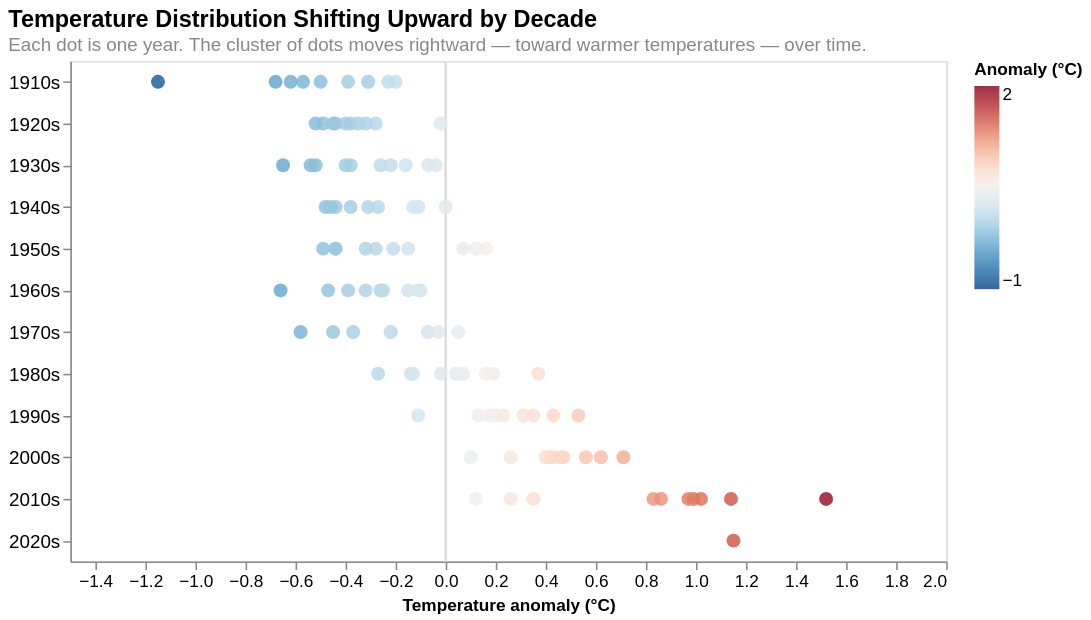

The Vega-Lite source for this figure:
### Vega-Lite specification from a JSON file in a GitHub repository (floating-point values rounded to 4 significant figures)
{"$schema": "https://vega.github.io/schema/vega-lite/v5.json", "width": 560, "height": 320, "title": {"text": "Temperature Distribution Shifting Upward by Decade", "subtitle": "Each dot is one year. The cluster of dots moves rightward — toward warmer temperatures — over time.", "fontSize": 15, "subtitleFontSize": 12, "subtitleColor": "#888", "anchor": "start"}, "data": {"values": [{"Year": 1910, "Temperature": -0.5, "decade": "1910s"}, {"Year": 1911, "Temperature": -0.68, "decade": "1910s"}, {"Year": 1912, "Temperature": -0.2, "decade": "1910s"}, {"Year": 1913, "Temperature": -0.57, "decade": "1910s"}, {"Year": 1914, "Temperature": -0.31, "decade": "1910s"}, {"Year": 1915, "Temperature": -0.23, "decade": "1910s"}, {"Year": 1916, "Temperature": -0.31, "decade": "1910s"}, {"Year": 1917, "Temperature": -1.15, "decade": "1910s"}, {"Year": 1918, "Temperature": -0.39, "decade": "1910s"}, {"Year": 1919, "Temperature": -0.62, "decade": "1910s"}, {"Year": 1920, "Temperature": -0.28, "decade": "1920s"}, {"Year": 1921, "Temperature": -0.02, "decade": "1920s"}, {"Year": 1922, "Temperature": -0.38, "decade": "1920s"}, {"Year": 1923, "Temperature": -0.49, "decade": "1920s"}, {"Year": 1924, "Temperature": -0.35, "decade": "1920s"}, {"Year": 1925, "Temperature": -0.44, "decade": "1920s"}, {"Year": 1926, "Temperature": -0.45, "decade": "1920s"}, {"Year": 1927, "Temperature": -0.32, "decade": "1920s"}, {"Year": 1928, "Temperature": -0.4, "decade": "1920s"}, {"Year": 1929, "Temperature": -0.52, "decade": "1920s"}, {"Year": 1930, "Temperature": -0.07, "decade": "1930s"}, {"Year": 1931, "Temperature": -0.26, "decade": "1930s"}, {"Year": 1932, "Temperature": -0.54, "decade": "1930s"}, {"Year": 1933, "Temperature": -0.22, "decade": "1930s"}, {"Year": 1934, "Temperature": -0.16, "decade": "1930s"}, {"Year": 1935, "Temperature": -0.65, "decade": "1930s"}, {"Year": 1936, "Temperature": -0.38, "decade": "1930s"}, {"Year": 1937, "Temperature": -0.52, "decade": "1930s"}, {"Year": 1938, "Temperature": -0.4, "decade": "1930s"}, {"Year": 1939, "Temperature": -0.04, "decade": "1930s"}, {"Year": 1940, "Temperature": -0.31, "decade": "1940s"}, {"Year": 1941, "Temperature": -0.11, "decade": "1940s"}, {"Year": 1942, "Temperature": 0.0, "decade": "1940s"}, {"Year": 1943, "Temperature": -0.38, "decade": "1940s"}, {"Year": 1944, "Temperature": -0.48, "decade": "1940s"}, {"Year": 1945, "Temperature": -0.27, "decade": "1940s"}, {"Year": 1946, "Temperature": -0.44, "decade": "1940s"}, {"Year": 1947, "Temperature": -0.11, "decade": "1940s"}, {"Year": 1948, "Temperature": -0.46, "decade": "1940s"}, {"Year": 1949, "Temperature": -0.13, "decade": "1940s"}, {"Year": 1950, "Temperature": 0.12, "decade": "1950s"}, {"Year": 1951, "Temperature": -0.49, "decade": "1950s"}, {"Year": 1952, "Temperature": -0.44, "decade": "1950s"}, {"Year": 1953, "Temperature": -0.21, "decade": "1950s"}, {"Year": 1954, "Temperature": -0.15, "decade": "1950s"}, {"Year": 1955, "Temperature": 0.07, "decade": "1950s"}, {"Year": 1956, "Temperature": 0.16, "decade": "1950s"}, {"Year": 1957, "Temperature": -0.44, "decade": "1950s"}, {"Year": 1958, "Temperature": -0.28, "decade": "1950s"}, {"Year": 1959, "Temperature": -0.32, "decade": "1950s"}, {"Year": 1960, "Temperature": -0.15, "decade": "1960s"}, {"Year": 1961, "Temperature": -0.66, "decade": "1960s"}, {"Year": 1962, "Temperature": -0.26, "decade": "1960s"}, {"Year": 1963, "Temperature": -0.11, "decade": "1960s"}, {"Year": 1964, "Temperature": -0.26, "decade": "1960s"}, {"Year": 1965, "Temperature": -0.47, "decade": "1960s"}, {"Year": 1966, "Temperature": -0.39, "decade": "1960s"}, {"Year": 1967, "Temperature": -0.25, "decade": "1960s"}, {"Year": 1968, "Temperature": -0.1, "decade": "1960s"}, {"Year": 1969, "Temperature": -0.32, "decade": "1960s"}, {"Year": 1970, "Temperature": -0.45, "decade": "1970s"}, {"Year": 1971, "Temperature": -0.22, "decade": "1970s"}, {"Year": 1972, "Temperature": -0.58, "decade": "1970s"}, {"Year": 1973, "Temperature": -0.07, "decade": "1970s"}, {"Year": 1974, "Temperature": -0.37, "decade": "1970s"}, {"Year": 1975, "Temperature": -0.07, "decade": "1970s"}, {"Year": 1976, "Temperature": -0.03, "decade": "1970s"}, {"Year": 1977, "Temperature": 0.05, "decade": "1970s"}, {"Year": 1978, "Temperature": -0.07, "decade": "1970s"}, {"Year": 1979, "Temperature": -0.22, "decade": "1970s"}, {"Year": 1980, "Temperature": 0.04, "decade": "1980s"}, {"Year": 1981, "Temperature": 0.16, "decade": "1980s"}, {"Year": 1982, "Temperature": -0.13, "decade": "1980s"}, {"Year": 1983, "Temperature": 0.37, "decade": "1980s"}, {"Year": 1984, "Temperature": 0.07, "decade": "1980s"}, {"Year": 1985, "Temperature": -0.14, "decade": "1980s"}, {"Year": 1986, "Temperature": -0.27, "decade": "1980s"}, {"Year": 1987, "Temperature": 0.19, "decade": "1980s"}, {"Year": 1988, "Temperature": 0.05, "decade": "1980s"}, {"Year": 1989, "Temperature": -0.02, "decade": "1980s"}, {"Year": 1990, "Temperature": 0.2, "decade": "1990s"}, {"Year": 1991, "Temperature": 0.19, "decade": "1990s"}, {"Year": 1992, "Temperature": -0.11, "decade": "1990s"}, {"Year": 1993, "Temperature": 0.17, "decade": "1990s"}, {"Year": 1994, "Temperature": 0.35, "decade": "1990s"}, {"Year": 1995, "Temperature": 0.31, "decade": "1990s"}, {"Year": 1996, "Temperature": 0.13, "decade": "1990s"}, {"Year": 1997, "Temperature": 0.43, "decade": "1990s"}, {"Year": 1998, "Temperature": 0.53, "decade": "1990s"}, {"Year": 1999, "Temperature": 0.23, "decade": "1990s"}, {"Year": 2000, "Temperature": 0.43, "decade": "2000s"}, {"Year": 2001, "Temperature": 0.42, "decade": "2000s"}, {"Year": 2002, "Temperature": 0.71, "decade": "2000s"}, {"Year": 2003, "Temperature": 0.62, "decade": "2000s"}, {"Year": 2004, "Temperature": 0.26, "decade": "2000s"}, {"Year": 2005, "Temperature": 0.47, "decade": "2000s"}, {"Year": 2006, "Temperature": 0.46, "decade": "2000s"}, {"Year": 2007, "Temperature": 0.4, "decade": "2000s"}, {"Year": 2008, "Temperature": 0.1, "decade": "2000s"}, {"Year": 2009, "Temperature": 0.56, "decade": "2000s"}, {"Year": 2010, "Temperature": 0.26, "decade": "2010s"}, {"Year": 2011, "Temperature": 0.12, "decade": "2010s"}, {"Year": 2012, "Temperature": 0.35, "decade": "2010s"}, {"Year": 2013, "Temperature": 0.99, "decade": "2010s"}, {"Year": 2014, "Temperature": 1.02, "decade": "2010s"}, {"Year": 2015, "Temperature": 0.83, "decade": "2010s"}, {"Year": 2016, "Temperature": 0.97, "decade": "2010s"}, {"Year": 2017, "Temperature": 0.86, "decade": "2010s"}, {"Year": 2018, "Temperature": 1.14, "decade": "2010s"}, {"Year": 2019, "Temperature": 1.52, "decade": "2010s"}, {"Year": 2020, "Temperature": 1.15, "decade": "2020s"}]}, "layer": [{"mark": {"type": "rule", "color": "#dddddd", "strokeWidth": 1}, "encoding": {"x": {"datum": 0}}}, {"mark": {"type": "point", "filled": true, "size": 80, "opacity": 0.85}, "encoding": {"x": {"field": "Temperature", "type": "quantitative", "axis": {"title": "Temperature anomaly (°C)", "labelFontSize": 11, "grid": false}, "scale": {"domain": [-1.4, 1.7]}}, "y": {"field": "decade", "type": "ordinal", "sort": ["1910s", "1920s", "1930s", "1940s", "1950s", "1960s", "1970s", "1980s", "1990s", "2000s", "2010s"], "axis": {"title": null, "labelFontSize": 12}}, "color": {"field": "Temperature", "type": "quantitative", "scale": {"scheme": "redblue", "reverse": true, "domain": [-1.3, 1.6]}, "legend": {"title": "Anomaly (°C)", "gradientLength": 130, "labelFontSize": 11}}, "tooltip": [{"field": "Year", "type": "quantitative", "title": "Year", "format": "d"}, {"field": "Temperature", "type": "quantitative", "title": "Anomaly (°C)", "format": "+.2f"}, {"field": "decade", "type": "nominal", "title": "Decade"}]}}]}
